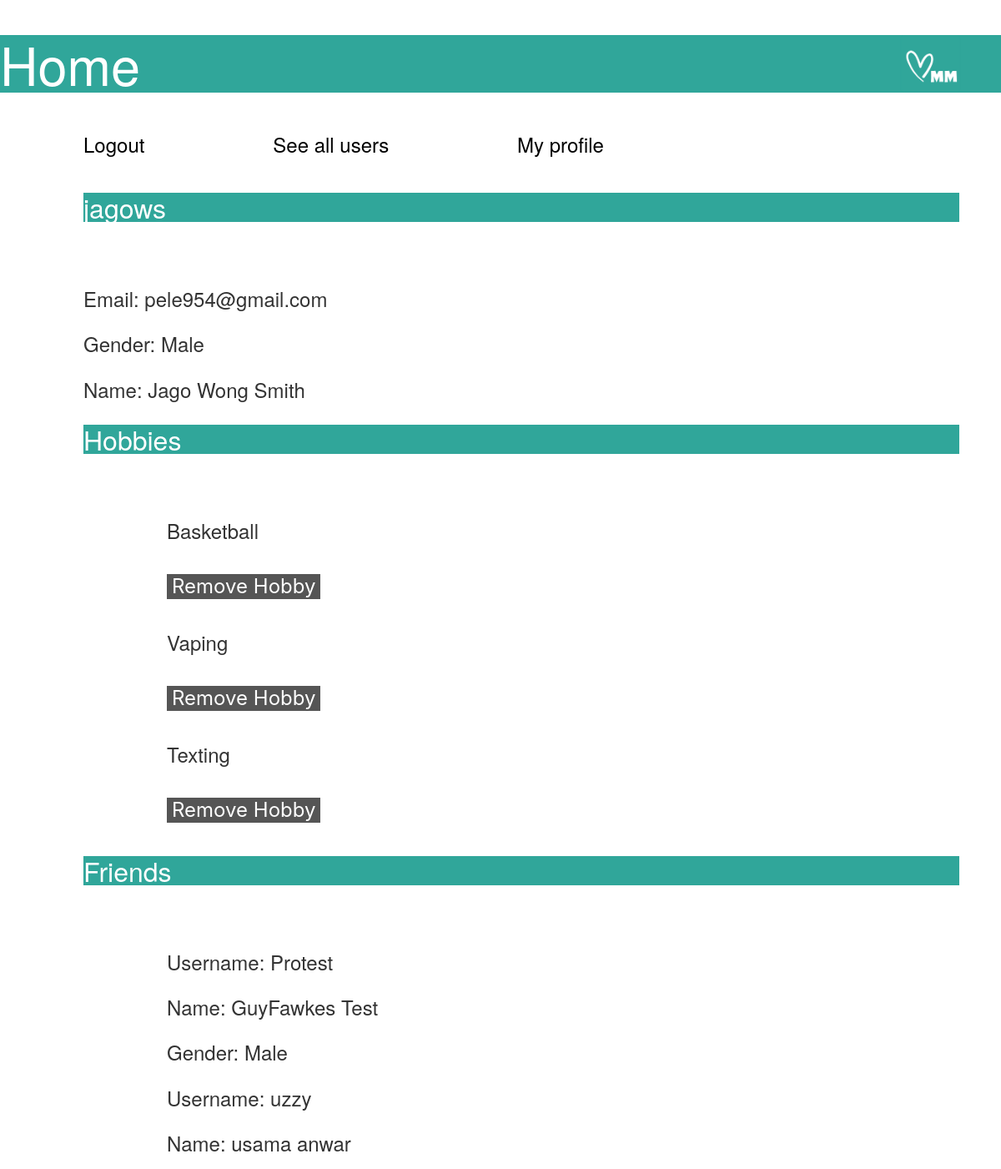
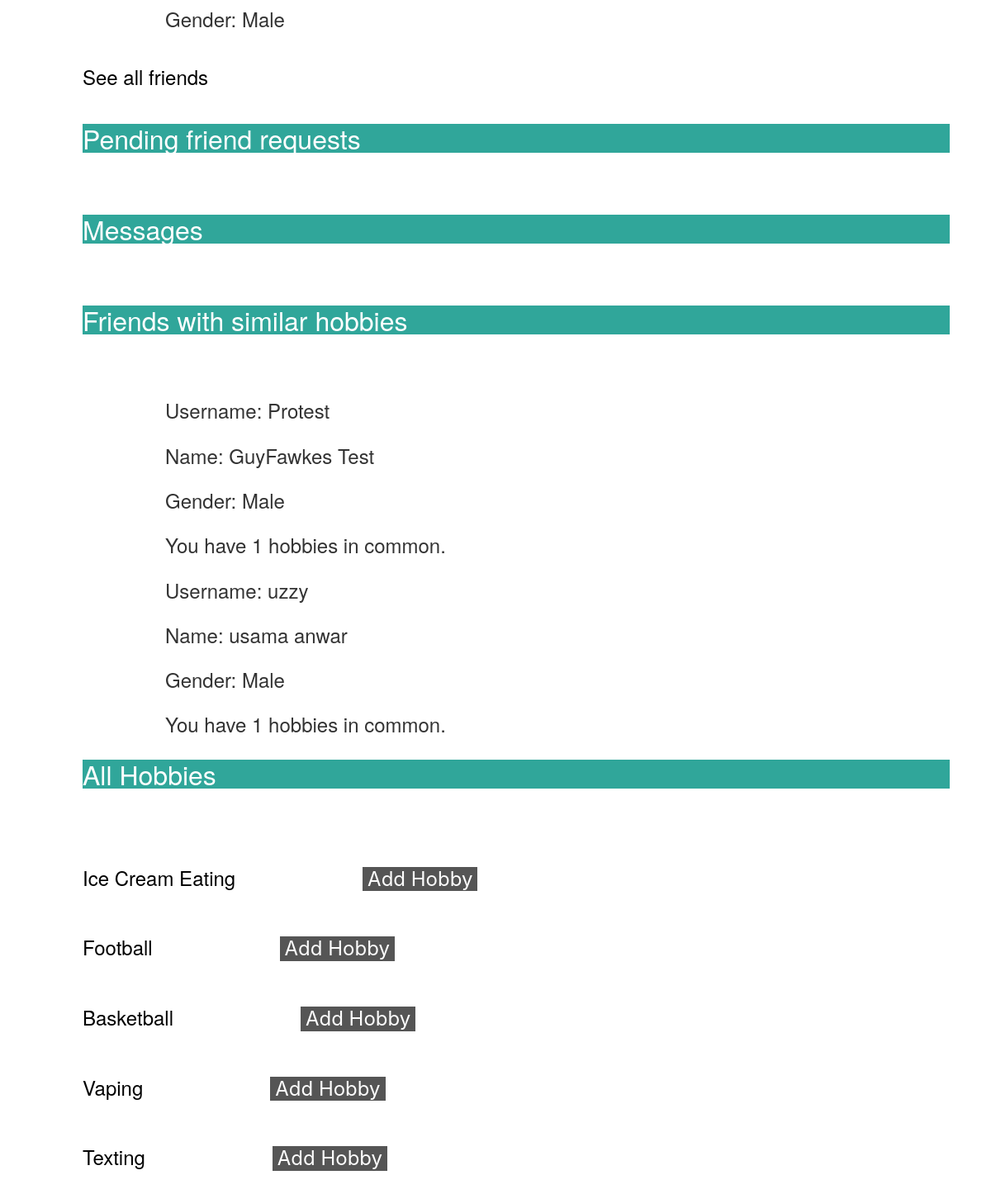
The page / (signed in) on the database its author committed (2 pictures, top to bottom).
### mainapp/models.py (models this page shows, shortened)
class User(AbstractBaseUser, PermissionsMixin):
    GENDERS = (
        ("Male", "Male"),
        ("Female", "Female"),
        ("Other", "Other")
    )
    username = models.CharField('username', unique=True, max_length=30)
    first_name = models.CharField('first name', max_length=30, blank=True)
    last_name = models.CharField('last name', max_length=30, blank=True)
    email = models.EmailField('email address', unique=True, blank=True)
    is_active = models.BooleanField('active', default=True)
    is_staff = models.BooleanField('staff', default=False)
    dp = models.ImageField(upload_to='display_pictures/', null=True, blank=True)
    dob = models.DateField('Date of Birth', blank=True, null=True)
    gender = models.CharField('Gender', max_length=30, choices=GENDERS, null=True)
    hobbies = models.ManyToManyField(Hobby, blank=True, related_name="users")
    friends = models.ManyToManyField("self")
    objects = UserManager()
    USERNAME_FIELD = 'username'  # Necessary for IDing necessary Field
    REQUIRED_FIELDS = ['first_name', 'last_name']  # List of field names that will be prompted when creating superuser.
    class Meta:
        verbose_name = 'user'
        verbose_name_plural = 'users'
    def get_full_name(self):
        full_name = '%s %s' % (self.first_name, self.last_name)
        return full_name.strip()
    def get_friends_with_similar_hobbies(self, top_k: int = 10):
        users = self.friends.all()
        my_hobbies = self.hobbies.all()
        ranked = {}
        for user in users:
            if user.username is not self.username:
                friend_hobbies = user.hobbies.all()
                score = 0
                for hobby in friend_hobbies:
                    if hobby in my_hobbies:
                        score += 1
                ranked[user] = score
        return [(friend, ranked[friend]) for friend in sorted(ranked, key=ranked.get, reverse=True)][:top_k]

class Hobby(models.Model):
    TYPES = (
        ("Indoor", "Indoor"),
        ("Outdoor", "Outdoor"),
        ("Collection", "Collection"),
        ("Competitive", "Competitive"),
    )
    name = models.CharField('Hobby Name', max_length=255, blank=False, unique=True)
    type = models.CharField('Hobby Type', max_length=30, blank=False, choices=TYPES)

### mainapp/views.py (the view)
# urls.py: 2. Add a URL to urlpatterns:  path('', views.home, name='home')
@login_required(login_url='login')
def home(request):
    user: User = request.user  # using type-hinting to force PyCharm to give template variable hints.
    return render(request, 'mainapp/home.html', {'user': user, 'hobbies': Hobby.objects.all()})

### templates/mainapp/home.html (shortened to what this page needs)
{% extends 'base.html' %}
{% load static %}
{% block css_section %}
    <link rel="stylesheet" href="static/css/home.css">
{% endblock %}
{% block main_content_section %}
    <h1>  <img src = static/images/logo.png alt="logo1" style="float:right;height:69px;width:130px;"> Home</h1>
    <a type="button" href="{% url 'logout' %}">Logout</a>
    <a type="button" href="{% url 'see-all' %}">See all users</a>
    <a type="button" href="{% url 'user-profile' %}">My profile</a>
    <h2>{{ user.username }}</h2>
    <p>Email: {{ user.email }}</p>
    <p>Gender: {{ user.gender }}</p>
    <p>Name: {{ user.get_full_name }}</p>
    <div id="my_hobbies">
        <h2>Hobbies</h2>
    <ul>
        {% for hobby in user.hobbies.all %}
            <li>
                <p>{{ hobby.name }}</p> <button type="button" id="my_hobby_{{ hobby.id }}" onclick="removeHobby({{ hobby.id }})">Remove Hobby</button>
            </li>
        {% endfor %}
    </ul>
    </div>
    <div id="my_friends">
        <h2>Friends</h2>
        <div>
            <ul>
                {% for friend in user.friends.all %}
                    <li>
                        <p>Username: {{ friend.username }}</p>
                        <p>Name: {{ friend.get_full_name }}</p>
                        <p>Gender: {{ friend.gender }}</p>
                    </li>
                {% endfor %}
            </ul>
            <a href="{% url 'see-friends' %}" type="button">See all friends</a>
        </div>
    </div>
    <div id="pending_requests">
        <h2>Pending friend requests</h2>
    </div>
    <div id="msg_box">
        <h2>Messages</h2>
    </div>
    <div id="friends_closest_hobbies">
        <h2>Friends with similar hobbies</h2>
        <div>
            <ul>
                {% for friend, score in user.get_friends_with_similar_hobbies %}
                    <li>
                        <p>Username: {{ friend.username }}</p>
                        <p>Name: {{ friend.get_full_name }}</p>
                        <p>Gender: {{ friend.gender }}</p>
                        <p>You have {{ score }} hobbies in common.</p>
                    </li>
                {% endfor %}
            </ul>
        </div>
    </div>
    <div id="list_all_hobbies">
        <h2>All Hobbies</h2>
        {% for hobby in hobbies %}
            <a href="{% url 'users-hobbies' id=hobby.id %}">{{hobby.name}}</a>
            <button type="button" id="hobby_{{ hobby.id }}" onclick="addHobby({{ hobby.id }})">Add Hobby</button>
            <br/>
            {% empty %}
            <p>No registered hobbies yet.</p>
        {% endfor %}
    </div>
{% endblock %}

### templates/base.html (shortened to what this page needs)
{% load static %}
<!DOCTYPE html>
<html lang="en">
<head>
    {% block bootstrapping %}
        <link rel="stylesheet" href="https://maxcdn.bootstrapcdn.com/bootstrap/3.3.7/css/bootstrap.min.css">
    <link rel="stylesheet" href="https://cdnjs.cloudflare.com/ajax/libs/normalize/8.0.1/normalize.min.css"/>
    <link rel="stylesheet" href="https://cdnjs.cloudflare.com/ajax/libs/materialize/1.0.0/css/materialize.min.css"/>
    {% endblock %}
    {% block css_section %}
    {% endblock %}
</head>
<body>
{% block main_content_section %}
{% endblock %}
</body>
</html>

### static/css/home.css (style rules this page uses)
h1 { background-color:#30a69a; color: #FFFFFF; }
h2 { background-color: #30a69a; color: #FFFFFF; border: 1px #30a69a; margin: 25px 50px 75px 100px; font-size: xx-large; }
p { font-size: x-large; border: 1px; margin: 20px 50px 15px 100px; }
ul { font-size: x-large; border: 1px; margin: 20px 50px 15px 100px; }
button { font-size: x-large; border: 1px; margin: 20px 50px 15px 100px; background-color: #555555; color:white; }
a { font-size: x-large; border: 1px; margin: 20px 50px 15px 100px; color:black; }

### rows shown on the page
User: username "jagows", email "pele954@gmail.com", gender "Male", get_full_name "Jago Wong Smith"
Hobby: name "Basketball"
Hobby: name "Vaping"
Hobby: name "Texting"
User: username "Protest", get_full_name "GuyFawkes Test", gender "Male", score "1"
User: username "uzzy", get_full_name "usama anwar", gender "Male", is_active "1"
Hobby: name "Ice Cream Eating"
Hobby: name "Football"
